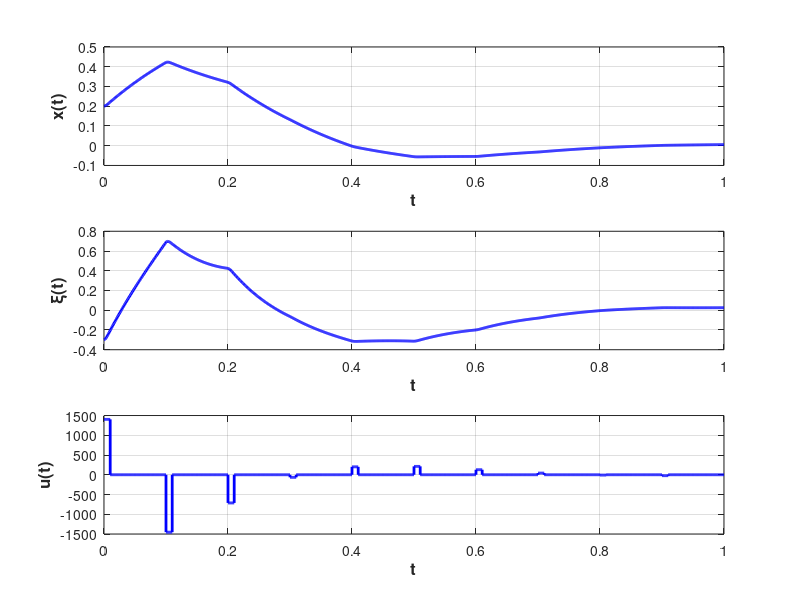

Source code (MATLAB):
function pendulum_Deltafixed_control
    m  = 0.127; % масса маятника
    M  = 1.206; % масса тележки
    I  = 0.001; % момент инерции маятника относительно центра масс
    l  = 0.178; % расстояние от точки крепления до центра масс
    Bc = 5.4;   % коэф. вязкого трения между кареткой и направляющей
    Bp = 0.002; % коэф. вязкого трения в точке крепления
    g  = 9.81;  % коэф. свободного падения

    % определим матрицы системы
    A0 = [m + M, -m * l; 
          -m * l, I + m * l^2];

    A1 = diag([Bc, Bp]);
    A2 = diag([0, -m * g * l]);
    B  = [0; 0; inv(A0) * [1; 0]];

    % основная матрица системы
    A = [zeros(2, 2), eye(2); -inv(A0) * A2, -inv(A0) * A1];

    h     = 0.1;
    delta = h * 0.1;
    Ad    = expm(A * h);
    f = @(s)(expm(A * s) * B);
    Bd = integral(f, 0, delta, "ArrayValued", true);

    theta = -place(Ad, Bd, [-0.2, -0.1, 0.1, 0.2]);

    nx = size(Ad, 1); % количество строчек
    % задаем время отрисовки графиков
    TIME = 1.0;
    options = odeset('RelTol', 1e-5, 'AbsTol', 1e-5 * ones(1, nx));
    % задаем начальные условия 
    x0 = zeros(1, nx);   

    x0(1) = 0.2;
    x0(2) = -0.3;

    discr = 0 : h : TIME;
    tlst  = [];
    ylst  = [;;;];
    ulst  = [];
 
    y = x0';
    dt = 0.001;
    for i = 1:(length(discr) - 1)
        ticks = discr(i) : 0.001 : discr(i) + delta;
        [TL, YL] = ode45(@(t, X)((A + B * theta) * X), ticks, x0, options);
        tlst = [tlst; TL];
        ylst = [ylst; YL];
        ulst = [ulst, theta * x0' * ones(1, length(TL))];
        x0 = ylst(end, :);

        ticks = discr(i) + delta : 0.001 : discr(i + 1);
        [TL, YL] = ode45(@(t, X)(A * X), ticks, x0, options);
        tlst = [tlst; TL];
        ylst = [ylst; YL];
        ulst = [ulst, 0 * ones(1, length(TL))];

        x0 = ylst(end, :);
    end

    fhandle = figure;
    subplot(3, 1, 1)
        plot(tlst, ylst(:, 1), 'b', 'LineWidth', 2.0)
        grid on;
        xlabel('t', 'FontSize', 12, 'FontWeight', 'bold');
        ylabel('x(t)', 'FontSize', 12, 'FontWeight', 'bold');
    subplot(3, 1, 2)
        plot(tlst, ylst(:, 2), 'b', 'LineWidth', 2.0)
        grid on;
        xlabel('t', 'FontSize', 12, 'FontWeight', 'bold');
        ylabel('\xi(t)', 'FontSize', 12, 'FontWeight', 'bold');
    subplot(3, 1, 3)
        plot(tlst, ulst(1, :), 'b', 'LineWidth', 2.0)
        grid on;
        xlabel('t', 'FontSize', 12, 'FontWeight', 'bold');
        ylabel('u(t)', 'FontSize', 12, 'FontWeight', 'bold');
end